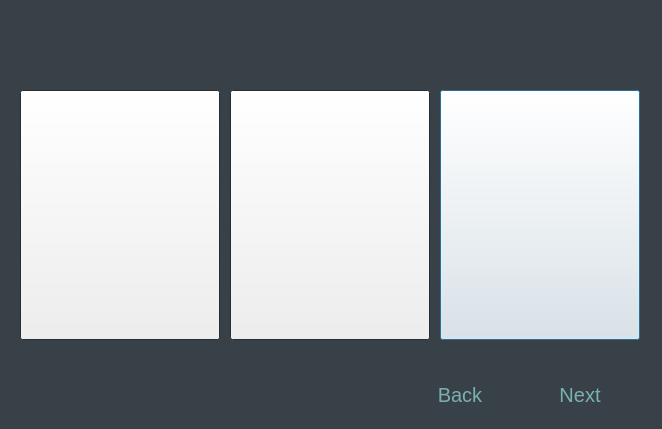
<?xml version="1.0" encoding="UTF-8"?>
<ui version="4.0">
 <class>SelectWindow</class>
 <widget class="QDialog" name="SelectWindow">
  <property name="geometry">
   <rect>
    <x>0</x>
    <y>0</y>
    <width>662</width>
    <height>429</height>
   </rect>
  </property>
  <property name="palette">
   <palette>
    <active>
     <colorrole role="Text">
      <brush brushstyle="SolidPattern">
       <color alpha="255">
        <red>124</red>
        <green>176</green>
        <blue>176</blue>
       </color>
      </brush>
     </colorrole>
     <colorrole role="Base">
      <brush brushstyle="SolidPattern">
       <color alpha="255">
        <red>255</red>
        <green>255</green>
        <blue>255</blue>
       </color>
      </brush>
     </colorrole>
     <colorrole role="Window">
      <brush brushstyle="SolidPattern">
       <color alpha="255">
        <red>55</red>
        <green>65</green>
        <blue>71</blue>
       </color>
      </brush>
     </colorrole>
    </active>
    <inactive>
     <colorrole role="Text">
      <brush brushstyle="SolidPattern">
       <color alpha="255">
        <red>124</red>
        <green>176</green>
        <blue>176</blue>
       </color>
      </brush>
     </colorrole>
     <colorrole role="Base">
      <brush brushstyle="SolidPattern">
       <color alpha="255">
        <red>255</red>
        <green>255</green>
        <blue>255</blue>
       </color>
      </brush>
     </colorrole>
     <colorrole role="Window">
      <brush brushstyle="SolidPattern">
       <color alpha="255">
        <red>55</red>
        <green>65</green>
        <blue>71</blue>
       </color>
      </brush>
     </colorrole>
    </inactive>
    <disabled>
     <colorrole role="Text">
      <brush brushstyle="SolidPattern">
       <color alpha="255">
        <red>190</red>
        <green>190</green>
        <blue>190</blue>
       </color>
      </brush>
     </colorrole>
     <colorrole role="Base">
      <brush brushstyle="SolidPattern">
       <color alpha="255">
        <red>55</red>
        <green>65</green>
        <blue>71</blue>
       </color>
      </brush>
     </colorrole>
     <colorrole role="Window">
      <brush brushstyle="SolidPattern">
       <color alpha="255">
        <red>55</red>
        <green>65</green>
        <blue>71</blue>
       </color>
      </brush>
     </colorrole>
    </disabled>
   </palette>
  </property>
  <property name="windowTitle">
   <string>Dialog</string>
  </property>
  <widget class="QPushButton" name="pushButton_3">
   <property name="geometry">
    <rect>
     <x>440</x>
     <y>90</y>
     <width>200</width>
     <height>250</height>
    </rect>
   </property>
   <property name="text">
    <string/>
   </property>
   <property name="flat">
    <bool>false</bool>
   </property>
  </widget>
  <widget class="QPushButton" name="backButton">
   <property name="geometry">
    <rect>
     <x>410</x>
     <y>370</y>
     <width>100</width>
     <height>50</height>
    </rect>
   </property>
   <property name="palette">
    <palette>
     <active>
      <colorrole role="Button">
       <brush brushstyle="SolidPattern">
        <color alpha="255">
         <red>55</red>
         <green>65</green>
         <blue>71</blue>
        </color>
       </brush>
      </colorrole>
      <colorrole role="ButtonText">
       <brush brushstyle="SolidPattern">
        <color alpha="255">
         <red>124</red>
         <green>176</green>
         <blue>176</blue>
        </color>
       </brush>
      </colorrole>
     </active>
     <inactive>
      <colorrole role="Button">
       <brush brushstyle="SolidPattern">
        <color alpha="255">
         <red>55</red>
         <green>65</green>
         <blue>71</blue>
        </color>
       </brush>
      </colorrole>
      <colorrole role="ButtonText">
       <brush brushstyle="SolidPattern">
        <color alpha="255">
         <red>124</red>
         <green>176</green>
         <blue>176</blue>
        </color>
       </brush>
      </colorrole>
     </inactive>
     <disabled>
      <colorrole role="Button">
       <brush brushstyle="SolidPattern">
        <color alpha="255">
         <red>55</red>
         <green>65</green>
         <blue>71</blue>
        </color>
       </brush>
      </colorrole>
      <colorrole role="ButtonText">
       <brush brushstyle="SolidPattern">
        <color alpha="255">
         <red>190</red>
         <green>190</green>
         <blue>190</blue>
        </color>
       </brush>
      </colorrole>
     </disabled>
    </palette>
   </property>
   <property name="font">
    <font>
     <pointsize>15</pointsize>
    </font>
   </property>
   <property name="text">
    <string>Back</string>
   </property>
   <property name="flat">
    <bool>true</bool>
   </property>
  </widget>
  <widget class="QPushButton" name="nextButton">
   <property name="geometry">
    <rect>
     <x>530</x>
     <y>370</y>
     <width>100</width>
     <height>50</height>
    </rect>
   </property>
   <property name="palette">
    <palette>
     <active>
      <colorrole role="Button">
       <brush brushstyle="SolidPattern">
        <color alpha="255">
         <red>55</red>
         <green>65</green>
         <blue>71</blue>
        </color>
       </brush>
      </colorrole>
      <colorrole role="ButtonText">
       <brush brushstyle="SolidPattern">
        <color alpha="255">
         <red>124</red>
         <green>176</green>
         <blue>176</blue>
        </color>
       </brush>
      </colorrole>
     </active>
     <inactive>
      <colorrole role="Button">
       <brush brushstyle="SolidPattern">
        <color alpha="255">
         <red>55</red>
         <green>65</green>
         <blue>71</blue>
        </color>
       </brush>
      </colorrole>
      <colorrole role="ButtonText">
       <brush brushstyle="SolidPattern">
        <color alpha="255">
         <red>124</red>
         <green>176</green>
         <blue>176</blue>
        </color>
       </brush>
      </colorrole>
     </inactive>
     <disabled>
      <colorrole role="Button">
       <brush brushstyle="SolidPattern">
        <color alpha="255">
         <red>55</red>
         <green>65</green>
         <blue>71</blue>
        </color>
       </brush>
      </colorrole>
      <colorrole role="ButtonText">
       <brush brushstyle="SolidPattern">
        <color alpha="255">
         <red>190</red>
         <green>190</green>
         <blue>190</blue>
        </color>
       </brush>
      </colorrole>
     </disabled>
    </palette>
   </property>
   <property name="font">
    <font>
     <pointsize>15</pointsize>
    </font>
   </property>
   <property name="text">
    <string>Next</string>
   </property>
   <property name="flat">
    <bool>true</bool>
   </property>
  </widget>
  <widget class="QPushButton" name="pushButton_2">
   <property name="geometry">
    <rect>
     <x>230</x>
     <y>90</y>
     <width>200</width>
     <height>250</height>
    </rect>
   </property>
   <property name="text">
    <string/>
   </property>
   <property name="flat">
    <bool>false</bool>
   </property>
  </widget>
  <widget class="QPushButton" name="pushButton">
   <property name="geometry">
    <rect>
     <x>20</x>
     <y>90</y>
     <width>200</width>
     <height>250</height>
    </rect>
   </property>
   <property name="text">
    <string/>
   </property>
   <property name="flat">
    <bool>false</bool>
   </property>
  </widget>
  <widget class="QLabel" name="label">
   <property name="geometry">
    <rect>
     <x>230</x>
     <y>20</y>
     <width>200</width>
     <height>50</height>
    </rect>
   </property>
   <property name="palette">
    <palette>
     <active>
      <colorrole role="WindowText">
       <brush brushstyle="SolidPattern">
        <color alpha="255">
         <red>124</red>
         <green>176</green>
         <blue>176</blue>
        </color>
       </brush>
      </colorrole>
     </active>
     <inactive>
      <colorrole role="WindowText">
       <brush brushstyle="SolidPattern">
        <color alpha="255">
         <red>124</red>
         <green>176</green>
         <blue>176</blue>
        </color>
       </brush>
      </colorrole>
     </inactive>
     <disabled>
      <colorrole role="WindowText">
       <brush brushstyle="SolidPattern">
        <color alpha="255">
         <red>190</red>
         <green>190</green>
         <blue>190</blue>
        </color>
       </brush>
      </colorrole>
     </disabled>
    </palette>
   </property>
   <property name="font">
    <font>
     <pointsize>15</pointsize>
    </font>
   </property>
   <property name="text">
    <string/>
   </property>
   <property name="alignment">
    <set>Qt::AlignCenter</set>
   </property>
  </widget>
 </widget>
 <resources/>
 <connections/>
</ui>
